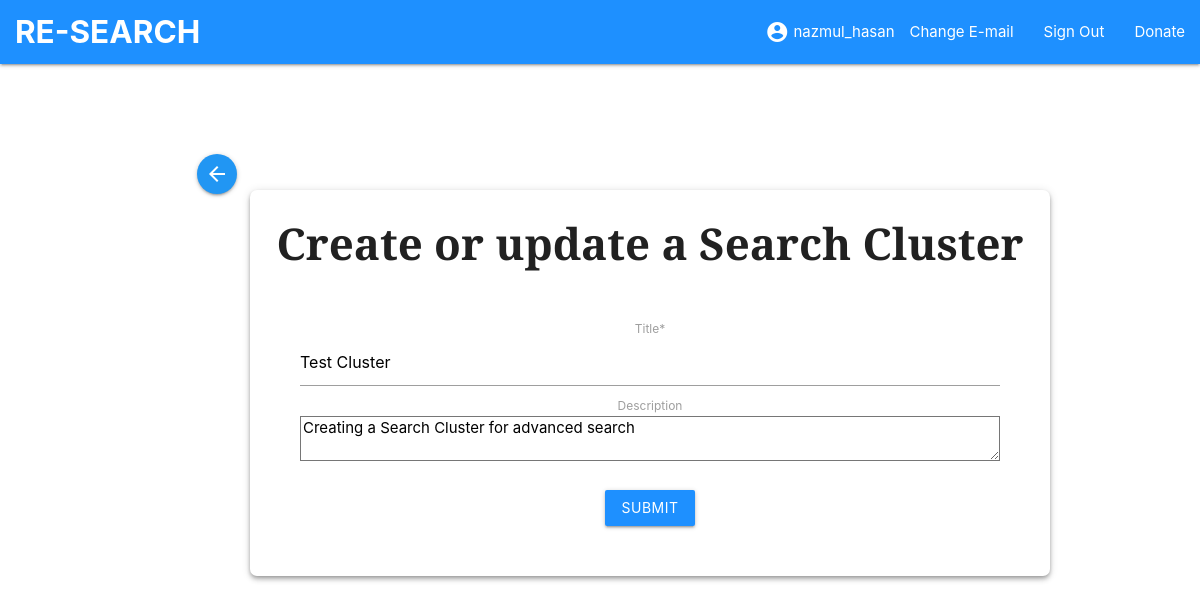
Screenshot of /cluster/cluster-update/12/test-cluster/ (signed in) with the database file from the repository.
### base_app/models.py (models this page shows, shortened)
class Cluster(models.Model):
    user = models.ForeignKey(User, on_delete=models.CASCADE, null=True, blank=True, related_name='clusters')
    title = models.CharField(max_length=100)
    description = models.TextField(null=True, blank=True, default='Creating a Search Cluster for advanced search')
    date_created = models.DateTimeField(auto_now_add=True)
    date_updated = models.DateTimeField(auto_now=True)
    slug = models.SlugField(null=True, blank=True)
    class Meta:
        ordering = ['date_created']

### base_app/views.py (the view, shortened to what this page needs)
# urls.py: path('cluster-update/<int:pk>/<str:slug>/', ClusterUpdate.as_view(), name='cluster-update'),
class ClusterUpdate(LoginRequiredMixin, UpdateView):
    model = Cluster
    fields = ['title', 'description']
    success_url = reverse_lazy('clusters')

### templates/base_app/cluster_form.html (shortened to what this page needs)
{% extends "account/base.html" %}
{% load i18n %}
{% load crispy_forms_tags %}
{% block content %}
<br><br><br><br>
<a href="{% url 'clusters' %}" class="btn-floating btn-tiny waves-effect waves-light blue">
    <i class="material-icons">arrow_back</i></a>
<div id="container" class="z-depth-2" style="width: max-content; border-radius: 7px;
    position: absolute; top: 30%; left: 25%; width: 800px;
    margin-top: -50px; margin-left: -50px; background-color:white">
<h3 style="font-family: Merriweather Sans; font-weight: bold;">{% trans "Create or update a Search Cluster" %}</h3>
<form method="POST" action="" style="margin: 50px;">
    {{ form|crispy }}
    <br>
    <input type="submit" value="Submit" class="btn btn-primary" style="background-color: dodgerblue;"/>
</form>
</div>
{% endblock %}

### templates/account/base.html (shortened to what this page needs)
<!DOCTYPE html>
<html>
  <head>
    {% block extra_head %}
    <link rel="stylesheet" href="https://cdnjs.cloudflare.com/ajax/libs/materialize/1.0.0/css/materialize.min.css">
    {% endblock %}
  </head>
  <body>
    {% block body %}
    <div>
      <nav>
        <div class="nav-wrapper" style="background-color: dodgerblue;">
          <a href="/cluster" class="brand-logo" style="font-weight: bolder;">&nbsp; RE-SEARCH</a>
          <ul id="nav-mobile" class="right hide-on-med-and-down">
            <ul>
              {% if user.is_authenticated %}
              <li><i class="material-icons">account_circle</i></li>
              <li>&nbsp;{{user}}</li>
              <li><a href="{% url 'account_email' %}">Change E-mail</a></li>
              <li><a href="{% url 'account_logout' %}">Sign Out</a></li>
              <li><a href= "{% url 'payment' %}" >Donate</a></li>
              {% else %}
              <li><a href="{% url 'account_login' %}">Sign In</a></li>
              <li><a href="{% url 'account_signup' %}">Sign Up</a></li>
              <li><a href= "{% url 'payment' %}" >Donate</a></li>
              {% endif %}
            </ul>
          </ul>
        </div>
      </nav>
    </div>
    <div class="container">
      {% block content %}
      {% endblock %}
    </div>
    {% endblock %}
  </body>
</html>

### templates/base_app/cluster_form.html (style rules this page uses)
#container { text-align: center; }

### rows the page displays
Cluster: title "Test Cluster", description "Creating a Search Cluster for advanced search"

### other values shown
{{ user }} "nazmul_hasan"
